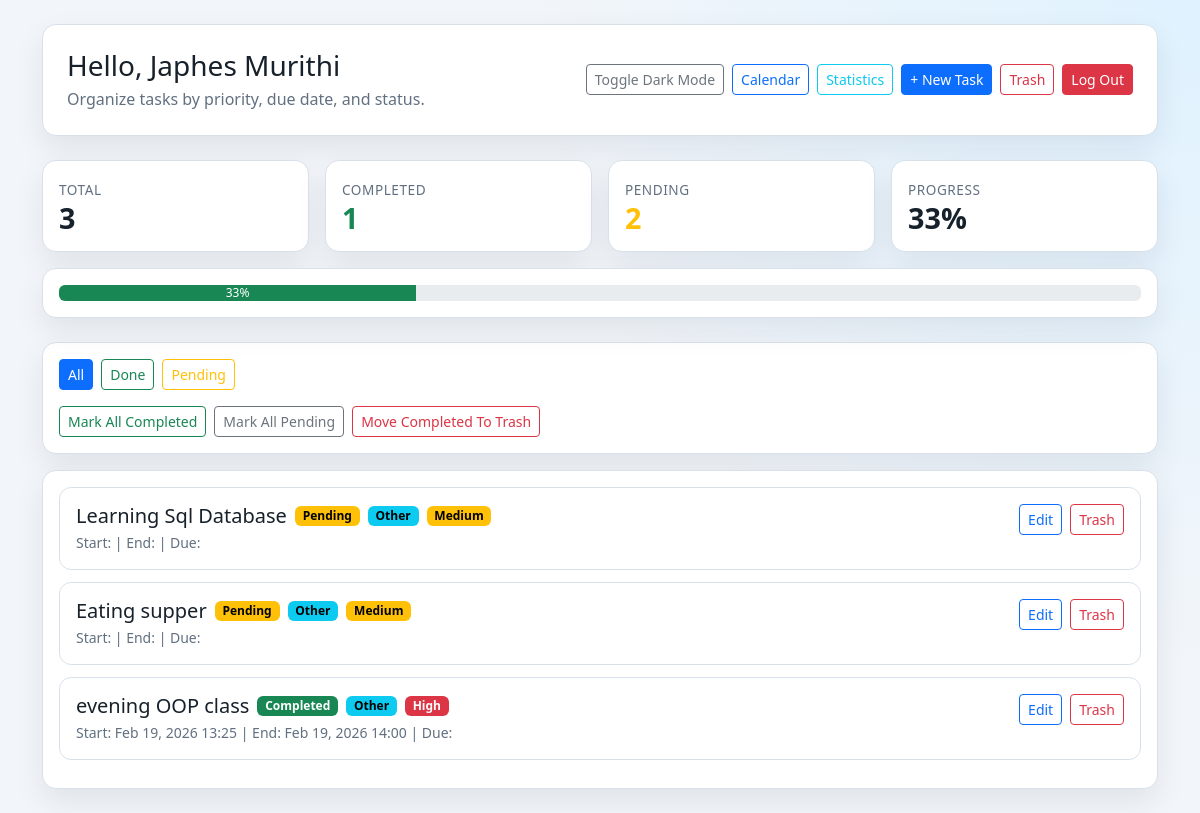
Screenshot of /todo/ (signed in) with the database file from the repository.
### accounts/models.py (models this page shows)
class CustomUser(AbstractUser):
    username = models.CharField(max_length=150, unique=True)
    bio = models.TextField(null=True, blank=True)

### todo/models.py (models this page shows, shortened)
class Task(models.Model):
    CATEGORY_PERSONAL = 'personal'
    CATEGORY_WORK = 'work'
    CATEGORY_STUDY = 'study'
    CATEGORY_HEALTH = 'health'
    CATEGORY_OTHER = 'other'
    CATEGORY_CHOICES = [
        (CATEGORY_PERSONAL, 'Personal'),
        (CATEGORY_WORK, 'Work'),
        (CATEGORY_STUDY, 'Study'),
        (CATEGORY_HEALTH, 'Health'),
        (CATEGORY_OTHER, 'Other'),
    ]
    PRIORITY_LOW = 'low'
    PRIORITY_MEDIUM = 'medium'
    PRIORITY_HIGH = 'high'
    PRIORITY_CHOICES = [
        (PRIORITY_LOW, 'Low'),
        (PRIORITY_MEDIUM, 'Medium'),
        (PRIORITY_HIGH, 'High'),
    ]
    owner = models.ForeignKey(
        settings.AUTH_USER_MODEL,
        on_delete=models.CASCADE,
        related_name='tasks',
        null=True,
        blank=True
    )
    title = models.CharField(max_length=100)
    category = models.CharField(max_length=20, choices=CATEGORY_CHOICES, default=CATEGORY_OTHER)
    priority = models.CharField(max_length=20, choices=PRIORITY_CHOICES, default=PRIORITY_MEDIUM)
    start_date = models.DateField(null=True)
    end_date = models.DateField(null=True)
    start_time = models.TimeField(null=True, blank=True)
    end_time = models.TimeField(null=True, blank=True)
    due_date = models.DateField(null=True, blank=True)
    is_pinned = models.BooleanField(default=False)
    is_deleted = models.BooleanField(default=False)
    completed = models.BooleanField(default=False)
    completed_at = models.DateTimeField(null=True, blank=True)

### todo/views.py (the view, shortened to what this page needs)
# urls.py: path('', views.task_list, name='task_list'),
@login_required
def task_list(request):
    tasks_queryset = Task.objects.filter(owner=request.user, is_deleted=False)
    status = request.GET.get('status', 'all').lower()
    if status == 'completed':
        tasks_queryset = tasks_queryset.filter(completed=True)
    elif status == 'pending':
        tasks_queryset = tasks_queryset.filter(completed=False)
    else:
        status = 'all'
    tasks = _ordered_tasks(tasks_queryset)
    stats = _task_stats(Task.objects.filter(owner=request.user, is_deleted=False))
    return render(request, 'todo/task_list.html', {
        'tasks': tasks,
        'status': status,
        'today': timezone.localdate(),
        **stats,
    })

### todo/views.py (called while the page is built)
def _ordered_tasks(queryset):
    return queryset.order_by(
        '-is_pinned',
        F('due_date').asc(nulls_last=True),
        'id',
    )

def _task_stats(queryset):
    total = queryset.count()
    completed = queryset.filter(completed=True).count()
    pending = total - completed
    percentage = int((completed / total) * 100) if total else 0
    return {
        'total': total,
        'completed': completed,
        'pending': pending,
        'percentage': percentage,
    }

### todo/templates/todo/task_list.html (shortened to what this page needs)
<!DOCTYPE html>
<html lang="en">
<head>
    <link href="https://cdn.jsdelivr.net/npm/bootstrap@5.3.3/dist/css/bootstrap.min.css" rel="stylesheet">
</head>
<body>
    <div class="container py-4">
        <div class="panel p-4 mb-4">
            <div class="d-flex flex-wrap justify-content-between align-items-center gap-2">
                <div>
                    <h1 class="h3 mb-1">Hello, {{ request.user.first_name|default:user.username }}</h1>
                    <p class="subtle mb-0">Organize tasks by priority, due date, and status.</p>
                </div>
                <div class="d-flex gap-2">
                    <button id="darkModeToggle" class="btn btn-outline-secondary btn-sm">Toggle Dark Mode</button>
                    <a href="{% url 'task_calendar' %}" class="btn btn-outline-primary btn-sm">Calendar</a>
                    <a href="{% url 'task_statistics' %}" class="btn btn-outline-info btn-sm">Statistics</a>
                    <a href="{% url 'task_create' %}" class="btn btn-primary btn-sm">+ New Task</a>
                    <a href="{% url 'task_trash' %}" class="btn btn-outline-danger btn-sm">Trash</a>
                    <a href="{% url 'logout' %}" class="btn btn-danger btn-sm">Log Out</a>
                </div>
            </div>
        </div>
        <div class="row g-3 mb-4">
            <div class="col-6 col-md-3">
                <div class="panel metric-card p-3">
                    <span>Total</span>
                    <h3>{{ total }}</h3>
                </div>
            </div>
            <div class="col-6 col-md-3">
                <div class="panel metric-card p-3">
                    <span>Completed</span>
                    <h3 class="text-success">{{ completed }}</h3>
                </div>
            </div>
            <div class="col-6 col-md-3">
                <div class="panel metric-card p-3">
                    <span>Pending</span>
                    <h3 class="text-warning">{{ pending }}</h3>
                </div>
            </div>
            <div class="col-6 col-md-3">
                <div class="panel metric-card p-3">
                    <span>Progress</span>
                    <h3>{{ percentage }}%</h3>
                </div>
            </div>
            <div class="col-12">
                <div class="panel p-3">
                    <div class="progress" role="progressbar" aria-label="Task completion progress" aria-valuenow="{{ percentage }}" aria-valuemin="0" aria-valuemax="100">
                        <div class="progress-bar bg-success" style="width: {{ percentage }}%">{{ percentage }}%</div>
                    </div>
                </div>
            </div>
        </div>
        <div class="panel p-3 mb-3">
            <div class="d-flex flex-wrap gap-2 mb-3">
                <a href="?status=all" class="btn btn-sm {% if status == 'all' %}btn-primary{% else %}btn-outline-primary{% endif %}">All</a>
                <a href="?status=completed" class="btn btn-sm {% if status == 'completed' %}btn-success{% else %}btn-outline-success{% endif %}">Done</a>
                <a href="?status=pending" class="btn btn-sm {% if status == 'pending' %}btn-warning{% else %}btn-outline-warning{% endif %}">Pending</a>
            </div>
            <div class="d-flex flex-wrap gap-2">
                <form method="post">
                    <button type="submit" class="btn btn-sm btn-outline-success">Mark All Completed</button>
                </form>
                <form method="post">
                    <button type="submit" class="btn btn-sm btn-outline-secondary">Mark All Pending</button>
                </form>
                <form method="post">
                    <button type="submit" class="btn btn-sm btn-outline-danger">Move Completed To Trash</button>
                </form>
            </div>
        </div>
        <div class="panel p-3">
            {% for task in tasks %}
            <div class="task-item p-3 {% if task.due_date and task.due_date < today and not task.completed %}overdue{% endif %}">
                <div class="row g-3 align-items-start">
                    <div class="col-12 col-lg-8">
                        <div class="d-flex flex-wrap align-items-center gap-2 mb-1">
                            <h5 class="mb-0">{{ task.title }}</h5>
                            {% if task.completed %}
                            <span class="badge text-bg-success">Completed</span>
                            {% else %}
                            <span class="badge text-bg-warning">Pending</span>
                            {% endif %}
                            <span class="badge text-bg-info">{{ task.get_category_display }}</span>
                            {% if task.priority == 'high' %}
                            <span class="badge text-bg-danger">High</span>
                            {% elif task.priority == 'medium' %}
                            <span class="badge text-bg-warning">Medium</span>
                            {% else %}
                            <span class="badge text-bg-secondary">Low</span>
                            {% endif %}
                        </div>
                        <div class="subtle small">
                            Start: {{ task.start_date|date:"M d, Y" }} {{ task.start_time|time:"H:i" }} |
                            End: {{ task.end_date|date:"M d, Y" }} {{ task.end_time|time:"H:i" }} |
                            Due: {{ task.due_date|date:"M d, Y" }}
                        </div>
                    </div>
                    <div class="col-12 col-lg-4">
                        <div class="d-flex justify-content-lg-end gap-2 flex-wrap">
                            <a href="{% url 'task_update' task.pk %}" class="btn btn-sm btn-outline-primary">Edit</a>
                            <a href="{% url 'task_delete' task.pk %}" class="btn btn-sm btn-outline-danger">Trash</a>
                        </div>
                    </div>
                </div>
            </div>
            {% empty %}
            <div class="alert alert-info mb-0">No tasks for this filter.</div>
            {% endfor %}
        </div>
    </div>
</body>
</html>

### todo/templates/todo/task_list.html (style rules this page uses)
:root { --bg-main: #f2f5f9; --bg-panel: #ffffff; --text-main: #17212b; --text-subtle: #617080; --line: #d8e1eb; --accent: #0ea5e9; --accent-2: #22c55e; --danger-soft: #ffe5e5; }
body { background: radial-gradient(circle at top right, #dff2ff 0%, var(--bg-main) 46%); color: var(--text-main); min-height: 100vh; transition: background 0.2s ease, color 0.2s ease; }
.panel { background: var(--bg-panel); border: 1px solid var(--line); border-radius: 14px; box-shadow: 0 12px 30px rgba(9, 23, 45, 0.08); }
.metric-card h3 { margin: 0; font-size: 1.8rem; font-weight: 700; }
.metric-card span { color: var(--text-subtle); font-size: 0.85rem; text-transform: uppercase; letter-spacing: 0.04em; }
.task-item { border: 1px solid var(--line); border-radius: 12px; margin-bottom: 12px; background: var(--bg-panel); }
.subtle { color: var(--text-subtle); }

### rows the page displays
CustomUser: user.first_name "Japhes Murithi"
Task: title "Learning Sql Database", completed "Pending", category "Other", priority "Medium"
Task: title "Eating supper", completed "Pending", category "Other", priority "Medium"
Task: title "evening OOP class", completed "Completed", category "Other", priority "High", start_date "Feb 19, 2026", start_time "13:25", end_date "Feb 19, 2026", end_time "14:00"

### other values shown
{{ total }} "3"
{{ completed }} "1"
{{ pending }} "2"
{{ percentage }} "33"
